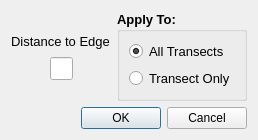
<?xml version="1.0" encoding="UTF-8"?>
<ui version="4.0">
 <class>edge_dist</class>
 <widget class="QDialog" name="edge_dist">
  <property name="geometry">
   <rect>
    <x>0</x>
    <y>0</y>
    <width>258</width>
    <height>133</height>
   </rect>
  </property>
  <property name="windowTitle">
   <string>Edge Distance</string>
  </property>
  <layout class="QGridLayout" name="gridLayout_2">
   <item row="0" column="0">
    <layout class="QHBoxLayout" name="horizontalLayout_3">
     <item>
      <layout class="QVBoxLayout" name="verticalLayout_2">
       <item>
        <spacer name="verticalSpacer_2">
         <property name="orientation">
          <enum>Qt::Vertical</enum>
         </property>
         <property name="sizeHint" stdset="0">
          <size>
           <width>20</width>
           <height>40</height>
          </size>
         </property>
        </spacer>
       </item>
       <item>
        <layout class="QHBoxLayout" name="horizontalLayout_2">
         <item>
          <spacer name="horizontalSpacer_3">
           <property name="orientation">
            <enum>Qt::Horizontal</enum>
           </property>
           <property name="sizeHint" stdset="0">
            <size>
             <width>40</width>
             <height>20</height>
            </size>
           </property>
          </spacer>
         </item>
         <item>
          <widget class="QLabel" name="edge_dist_label">
           <property name="font">
            <font>
             <pointsize>10</pointsize>
             <weight>50</weight>
             <bold>false</bold>
            </font>
           </property>
           <property name="text">
            <string>Distance to Edge</string>
           </property>
          </widget>
         </item>
         <item>
          <spacer name="horizontalSpacer_4">
           <property name="orientation">
            <enum>Qt::Horizontal</enum>
           </property>
           <property name="sizeHint" stdset="0">
            <size>
             <width>40</width>
             <height>20</height>
            </size>
           </property>
          </spacer>
         </item>
        </layout>
       </item>
       <item>
        <layout class="QHBoxLayout" name="horizontalLayout" stretch="2,1,2">
         <item>
          <spacer name="horizontalSpacer">
           <property name="orientation">
            <enum>Qt::Horizontal</enum>
           </property>
           <property name="sizeHint" stdset="0">
            <size>
             <width>40</width>
             <height>20</height>
            </size>
           </property>
          </spacer>
         </item>
         <item>
          <widget class="QLineEdit" name="ed_edge_dist">
           <property name="font">
            <font>
             <pointsize>10</pointsize>
            </font>
           </property>
          </widget>
         </item>
         <item>
          <spacer name="horizontalSpacer_2">
           <property name="orientation">
            <enum>Qt::Horizontal</enum>
           </property>
           <property name="sizeHint" stdset="0">
            <size>
             <width>40</width>
             <height>20</height>
            </size>
           </property>
          </spacer>
         </item>
        </layout>
       </item>
       <item>
        <spacer name="verticalSpacer">
         <property name="orientation">
          <enum>Qt::Vertical</enum>
         </property>
         <property name="sizeHint" stdset="0">
          <size>
           <width>20</width>
           <height>40</height>
          </size>
         </property>
        </spacer>
       </item>
      </layout>
     </item>
     <item>
      <widget class="QGroupBox" name="gb_apply_to">
       <property name="font">
        <font>
         <pointsize>10</pointsize>
         <weight>75</weight>
         <bold>true</bold>
        </font>
       </property>
       <property name="title">
        <string>Apply To:</string>
       </property>
       <layout class="QGridLayout" name="gridLayout">
        <item row="0" column="0">
         <layout class="QVBoxLayout" name="verticalLayout">
          <item>
           <widget class="QRadioButton" name="rb_all">
            <property name="font">
             <font>
              <pointsize>10</pointsize>
              <weight>50</weight>
              <bold>false</bold>
             </font>
            </property>
            <property name="text">
             <string>All Transects</string>
            </property>
            <property name="checked">
             <bool>true</bool>
            </property>
           </widget>
          </item>
          <item>
           <widget class="QRadioButton" name="rb_transect">
            <property name="font">
             <font>
              <pointsize>10</pointsize>
              <weight>50</weight>
              <bold>false</bold>
             </font>
            </property>
            <property name="text">
             <string>Transect Only</string>
            </property>
           </widget>
          </item>
         </layout>
        </item>
       </layout>
      </widget>
     </item>
    </layout>
   </item>
   <item row="1" column="0">
    <widget class="QDialogButtonBox" name="buttonBox">
     <property name="orientation">
      <enum>Qt::Horizontal</enum>
     </property>
     <property name="standardButtons">
      <set>QDialogButtonBox::Cancel|QDialogButtonBox::Ok</set>
     </property>
    </widget>
   </item>
  </layout>
 </widget>
 <resources/>
 <connections>
  <connection>
   <sender>buttonBox</sender>
   <signal>accepted()</signal>
   <receiver>edge_dist</receiver>
   <slot>accept()</slot>
   <hints>
    <hint type="sourcelabel">
     <x>248</x>
     <y>254</y>
    </hint>
    <hint type="destinationlabel">
     <x>157</x>
     <y>274</y>
    </hint>
   </hints>
  </connection>
  <connection>
   <sender>buttonBox</sender>
   <signal>rejected()</signal>
   <receiver>edge_dist</receiver>
   <slot>reject()</slot>
   <hints>
    <hint type="sourcelabel">
     <x>316</x>
     <y>260</y>
    </hint>
    <hint type="destinationlabel">
     <x>286</x>
     <y>274</y>
    </hint>
   </hints>
  </connection>
 </connections>
</ui>
